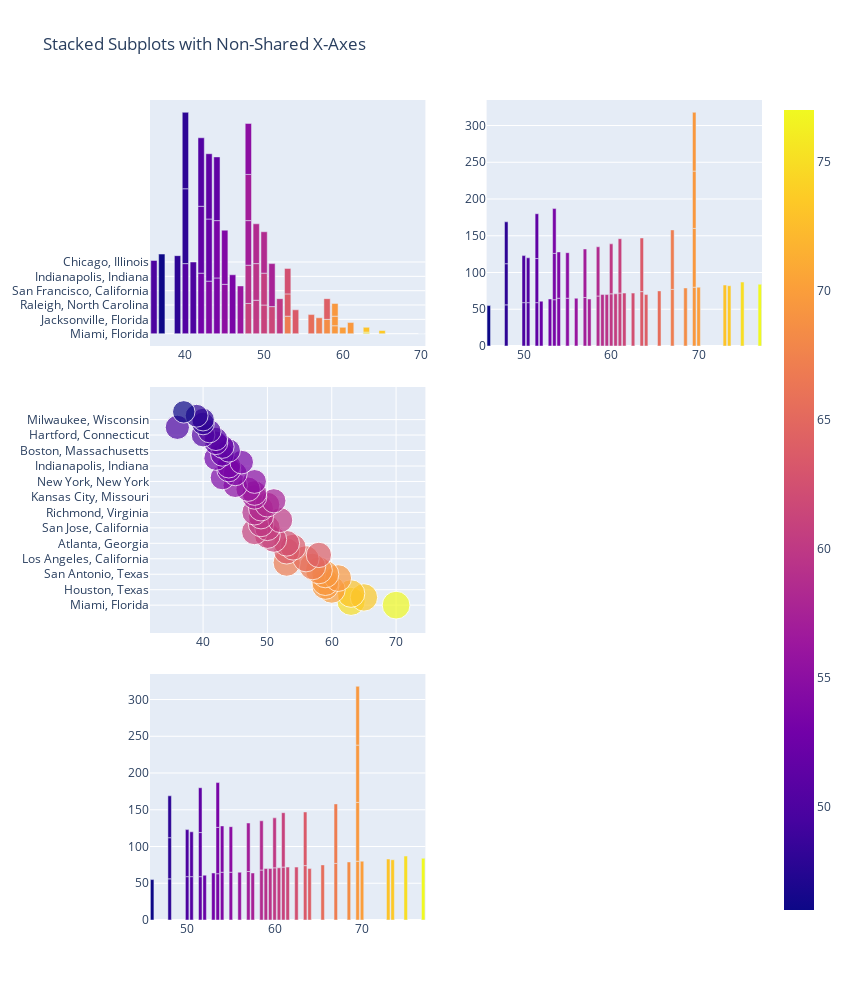

Notebook code cell kept with this figure:
### Code cell
import plotly.express as px
from plotly.subplots import make_subplots
import plotly.graph_objects as go
import matplotlib.pyplot as plt

# # Initialize figure with subplots
fig3 = px.scatter(temperature, x="high_f", y="low_f", color="City",
                 size='Avg', hover_data=['City'])
# fig1.show()

fig2 = px.bar(temperature, x="high_f", y="low_f", color="City",
             hover_data=['City'])
# fig2.show()

fig1 = px.bar(temperature, x="City", y="Avg", color="City",
             hover_data=['City'])
# fig3.show()

fig4 = px.bar(temperature, x="City", y="Avg", color="City",
             hover_data=['City'])
# fig4.show()

#add traces
trace1 = fig1['data'][0]
trace2 = fig2['data'][0]
trace3 = fig3['data'][0]
trace4 = fig4['data'][0]

fig = make_subplots(rows=3
                    ,cols=2
                    ,shared_xaxes=False
                    ,row_heights=[9., 9., 9.]
                    ,column_widths=[.1, .1]
#                     ,specs=[[{"type": "scatter", "rowspan": 1}],
#                             [{"type": "bar", "rowspan": 1}],
#                             [{"type": "bar", "rowspan": 1}],
#                             [{"type": "bar", "rowspan": 1}]
#                            ]
                    ,shared_yaxes=False
                    ,vertical_spacing=0.05
                   )

fig.add_trace(trace1, row=1, col=2)
fig.add_trace(trace2, row=1, col=1)
fig.add_trace(trace3, row=2, col=1)
fig.add_trace(trace4, row=3, col=1)

fig['layout'].update(height=1000, width=850, title='Stacked Subplots with Non-Shared X-Axes')

print(fig.layout)

fig.show()

### Figure 1 — Plotly figure (JSON) as saved in the notebook; plotly's stock layout.template omitted (floating-point values rounded to 4 significant figures)
{"data": [{"alignmentgroup": "True", "customdata": [[77], [75], [73.5], [73], [70], [69.5], [69.5], [69.5], [69.5], [68.5], [67], [67], [65.5], [64], [63.5], [63.5], [62.5], [61.5], [61], [61], [60.5], [60], [60], [59.5], [59], [58.5], [58.5], [57.5], [57], [57], [56], [55], [55], [54], [54], [53.5], [53.5], [53.5], [53], [52], [51.5], [51.5], [51.5], [50.5], [50.5], [50], [50], [48], [48], [48], [46]], "hovertemplate": "City=%{marker.color}<br>Avg=%{y}<extra></extra>", "legendgroup": "", "marker": {"color": [77, 75, 73.5, 73, 70, 69.5, 69.5, 69.5, 69.5, 68.5, 67, 67, 65.5, 64, 63.5, 63.5, 62.5, 61.5, 61, 61, 60.5, 60, 60, 59.5, 59, 58.5, 58.5, 57.5, 57, 57, 56, 55, 55, 54, 54, 53.5, 53.5, 53.5, 53, 52, 51.5, 51.5, 51.5, 50.5, 50.5, 50, 50, 48, 48, 48, 46], "coloraxis": "coloraxis"}, "name": "", "offsetgroup": "", "orientation": "v", "showlegend": false, "textposition": "auto", "type": "bar", "x": [77, 75, 73.5, 73, 70, 69.5, 69.5, 69.5, 69.5, 68.5, 67, 67, 65.5, 64, 63.5, 63.5, 62.5, 61.5, 61, 61, 60.5, 60, 60, 59.5, 59, 58.5, 58.5, 57.5, 57, 57, 56, 55, 55, 54, 54, 53.5, 53.5, 53.5, 53, 52, 51.5, 51.5, 51.5, 50.5, 50.5, 50, 50, 48, 48, 48, 46], "xaxis": "x2", "y": [84, 87, 82, 83, 80, 80, 80, 78, 80, 79, 77, 81, 75, 70, 74, 73, 72, 72, 72, 74, 71, 71, 68, 70, 70, 68, 67, 64, 66, 66, 65, 65, 62, 65, 63, 63, 63, 61, 64, 61, 59, 60, 61, 59, 61, 59, 64, 56, 56, 57, 55], "yaxis": "y2"}, {"alignmentgroup": "True", "customdata": [[77], [75], [73.5], [73], [70], [69.5], [69.5], [69.5], [69.5], [68.5], [67], [67], [65.5], [64], [63.5], [63.5], [62.5], [61.5], [61], [61], [60.5], [60], [60], [59.5], [59], [58.5], [58.5], [57.5], [57], [57], [56], [55], [55], [54], [54], [53.5], [53.5], [53.5], [53], [52], [51.5], [51.5], [51.5], [50.5], [50.5], [50], [50], [48], [48], [48], [46]], "hovertemplate": "high_f=%{x}<br>low_f=%{y}<br>City=%{marker.color}<extra></extra>", "legendgroup": "", "marker": {"color": [77, 75, 73.5, 73, 70, 69.5, 69.5, 69.5, 69.5, 68.5, 67, 67, 65.5, 64, 63.5, 63.5, 62.5, 61.5, 61, 61, 60.5, 60, 60, 59.5, 59, 58.5, 58.5, 57.5, 57, 57, 56, 55, 55, 54, 54, 53.5, 53.5, 53.5, 53, 52, 51.5, 51.5, 51.5, 50.5, 50.5, 50, 50, 48, 48, 48, 46], "coloraxis": "coloraxis"}, "name": "", "offsetgroup": "", "orientation": "v", "showlegend": false, "textposition": "auto", "type": "bar", "x": [70, 63, 65, 63, 60, 59, 59, 61, 59, 58, 57, 53, 56, 58, 53, 54, 53, 51, 50, 48, 50, 49, 52, 49, 48, 49, 50, 51, 48, 48, 47, 45, 48, 43, 45, 44, 44, 46, 42, 43, 44, 43, 42, 42, 40, 41, 36, 40, 40, 39, 37], "xaxis": "x", "y": ["Miami, Florida", "Phoenix, Arizona", "Tampa, Florida", "Orlando, Florida", "Houston, Texas", "Austin, Texas", "Las Vegas, Nevada", "New Orleans, Louisiana", "San Antonio, Texas", "Jacksonville, Florida", "Dallas, Texas", "Riverside, California", "Los Angeles, California", "San Diego, California", "Birmingham, Alabama", "Memphis, Tennessee", "Atlanta, Georgia", "Oklahoma City, Oklahoma", "Raleigh, North Carolina", "Sacramento, California", "San Jose, California", "Charlotte, North Carolina", "Virginia Beach, Virginia", "Nashville, Tennessee", "Richmond, Virginia", "Louisville, Kentucky", "Washington, DC", "San Francisco, California", "Kansas City, Missouri", "St. Louis, Missouri", "Philadelphia, Pennsylvania", "Baltimore, Maryland", "New York, New York", "Cincinnati, Ohio", "Portland, Oregon", "Columbus, Ohio", "Indianapolis, Indiana", "Seattle, Washington", "Salt Lake City, Utah", "Providence, Rhode Island", "Boston, Massachusetts", "Cleveland, Ohio", "Pittsburgh, Pennsylvania", "Detroit, Michigan", "Hartford, Connecticut", "Chicago, Illinois", "Denver, Colorado", "Buffalo, New York", "Milwaukee, Wisconsin", "Rochester, New York", "Minneapolis, Minnesota"], "yaxis": "y"}, {"customdata": [[77], [75], [73.5], [73], [70], [69.5], [69.5], [69.5], [69.5], [68.5], [67], [67], [65.5], [64], [63.5], [63.5], [62.5], [61.5], [61], [61], [60.5], [60], [60], [59.5], [59], [58.5], [58.5], [57.5], [57], [57], [56], [55], [55], [54], [54], [53.5], [53.5], [53.5], [53], [52], [51.5], [51.5], [51.5], [50.5], [50.5], [50], [50], [48], [48], [48], [46]], "hovertemplate": "high_f=%{x}<br>low_f=%{y}<br>Avg=%{marker.size}<br>City=%{marker.color}<extra></extra>", "legendgroup": "", "marker": {"color": [77, 75, 73.5, 73, 70, 69.5, 69.5, 69.5, 69.5, 68.5, 67, 67, 65.5, 64, 63.5, 63.5, 62.5, 61.5, 61, 61, 60.5, 60, 60, 59.5, 59, 58.5, 58.5, 57.5, 57, 57, 56, 55, 55, 54, 54, 53.5, 53.5, 53.5, 53, 52, 51.5, 51.5, 51.5, 50.5, 50.5, 50, 50, 48, 48, 48, 46], "coloraxis": "coloraxis", "size": [84, 87, 82, 83, 80, 80, 80, 78, 80, 79, 77, 81, 75, 70, 74, 73, 72, 72, 72, 74, 71, 71, 68, 70, 70, 68, 67, 64, 66, 66, 65, 65, 62, 65, 63, 63, 63, 61, 64, 61, 59, 60, 61, 59, 61, 59, 64, 56, 56, 57, 55], "sizemode": "area", "sizeref": 0.2175, "symbol": "circle"}, "mode": "markers", "name": "", "showlegend": false, "type": "scatter", "x": [70, 63, 65, 63, 60, 59, 59, 61, 59, 58, 57, 53, 56, 58, 53, 54, 53, 51, 50, 48, 50, 49, 52, 49, 48, 49, 50, 51, 48, 48, 47, 45, 48, 43, 45, 44, 44, 46, 42, 43, 44, 43, 42, 42, 40, 41, 36, 40, 40, 39, 37], "xaxis": "x3", "y": ["Miami, Florida", "Phoenix, Arizona", "Tampa, Florida", "Orlando, Florida", "Houston, Texas", "Austin, Texas", "Las Vegas, Nevada", "New Orleans, Louisiana", "San Antonio, Texas", "Jacksonville, Florida", "Dallas, Texas", "Riverside, California", "Los Angeles, California", "San Diego, California", "Birmingham, Alabama", "Memphis, Tennessee", "Atlanta, Georgia", "Oklahoma City, Oklahoma", "Raleigh, North Carolina", "Sacramento, California", "San Jose, California", "Charlotte, North Carolina", "Virginia Beach, Virginia", "Nashville, Tennessee", "Richmond, Virginia", "Louisville, Kentucky", "Washington, DC", "San Francisco, California", "Kansas City, Missouri", "St. Louis, Missouri", "Philadelphia, Pennsylvania", "Baltimore, Maryland", "New York, New York", "Cincinnati, Ohio", "Portland, Oregon", "Columbus, Ohio", "Indianapolis, Indiana", "Seattle, Washington", "Salt Lake City, Utah", "Providence, Rhode Island", "Boston, Massachusetts", "Cleveland, Ohio", "Pittsburgh, Pennsylvania", "Detroit, Michigan", "Hartford, Connecticut", "Chicago, Illinois", "Denver, Colorado", "Buffalo, New York", "Milwaukee, Wisconsin", "Rochester, New York", "Minneapolis, Minnesota"], "yaxis": "y3"}, {"alignmentgroup": "True", "customdata": [[77], [75], [73.5], [73], [70], [69.5], [69.5], [69.5], [69.5], [68.5], [67], [67], [65.5], [64], [63.5], [63.5], [62.5], [61.5], [61], [61], [60.5], [60], [60], [59.5], [59], [58.5], [58.5], [57.5], [57], [57], [56], [55], [55], [54], [54], [53.5], [53.5], [53.5], [53], [52], [51.5], [51.5], [51.5], [50.5], [50.5], [50], [50], [48], [48], [48], [46]], "hovertemplate": "City=%{marker.color}<br>Avg=%{y}<extra></extra>", "legendgroup": "", "marker": {"color": [77, 75, 73.5, 73, 70, 69.5, 69.5, 69.5, 69.5, 68.5, 67, 67, 65.5, 64, 63.5, 63.5, 62.5, 61.5, 61, 61, 60.5, 60, 60, 59.5, 59, 58.5, 58.5, 57.5, 57, 57, 56, 55, 55, 54, 54, 53.5, 53.5, 53.5, 53, 52, 51.5, 51.5, 51.5, 50.5, 50.5, 50, 50, 48, 48, 48, 46], "coloraxis": "coloraxis"}, "name": "", "offsetgroup": "", "orientation": "v", "showlegend": false, "textposition": "auto", "type": "bar", "x": [77, 75, 73.5, 73, 70, 69.5, 69.5, 69.5, 69.5, 68.5, 67, 67, 65.5, 64, 63.5, 63.5, 62.5, 61.5, 61, 61, 60.5, 60, 60, 59.5, 59, 58.5, 58.5, 57.5, 57, 57, 56, 55, 55, 54, 54, 53.5, 53.5, 53.5, 53, 52, 51.5, 51.5, 51.5, 50.5, 50.5, 50, 50, 48, 48, 48, 46], "xaxis": "x5", "y": [84, 87, 82, 83, 80, 80, 80, 78, 80, 79, 77, 81, 75, 70, 74, 73, 72, 72, 72, 74, 71, 71, 68, 70, 70, 68, 67, 64, 66, 66, 65, 65, 62, 65, 63, 63, 63, 61, 64, 61, 59, 60, 61, 59, 61, 59, 64, 56, 56, 57, 55], "yaxis": "y5"}], "layout": {"height": 1000, "title": {"text": "Stacked Subplots with Non-Shared X-Axes"}, "width": 850, "xaxis": {"anchor": "y", "domain": [0, 0.45]}, "xaxis2": {"anchor": "y2", "domain": [0.55, 1]}, "xaxis3": {"anchor": "y3", "domain": [0, 0.45]}, "xaxis4": {"anchor": "y4", "domain": [0.55, 1]}, "xaxis5": {"anchor": "y5", "domain": [0, 0.45]}, "xaxis6": {"anchor": "y6", "domain": [0.55, 1]}, "yaxis": {"anchor": "x", "domain": [0.7, 1]}, "yaxis2": {"anchor": "x2", "domain": [0.7, 1]}, "yaxis3": {"anchor": "x3", "domain": [0.35, 0.65]}, "yaxis4": {"anchor": "x4", "domain": [0.35, 0.65]}, "yaxis5": {"anchor": "x5", "domain": [0, 0.3]}, "yaxis6": {"anchor": "x6", "domain": [0, 0.3]}}}
